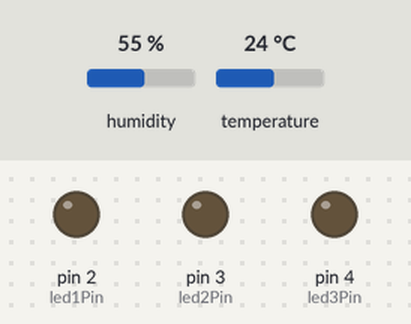
Recording of a sketch running on a simulated Arduino Uno, built with avr-gcc and run on an emulated ATmega328P. Shown: output pins drawn as LEDs (lit = HIGH). The test bench sets the inputs (shaded band); at power-on: humidity 55 %, temperature 24 °C. What the sketch prints to the serial monitor is not drawn.

Above: at 9.4 s.
At 26.4 s:
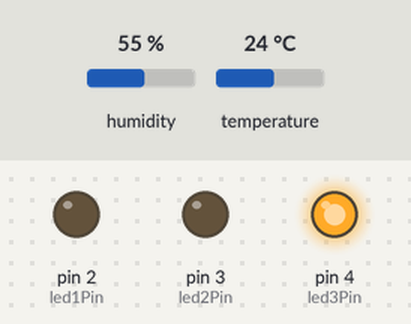
Timing chart, 0 to 45.1 s (numbered marks = the images above):
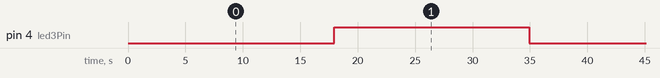

Measured:
- by itself, pin 4 (led3Pin): alternates HIGH for 17.0 s and LOW for 17.0 s

The sketch:

4.3D.ino
```cpp
#include <DHT.h>
#include "SAMDTimerInterrupt.h"

// === Pin Assignments ===
const int buttonPin = 7;
const int led1Pin = 2;  // Red LED (toggle with button)
const int led2Pin = 3;  // Orange LED (PIR motion)
const int led3Pin = 4;  // Green LED (timer interrupt)
const int pirPin = 11;  // PIR OUT
const int dhtPin = 10;  // DHT22 DATA

// === DHT Setup ===
#define DHTTYPE DHT22
DHT dht(dhtPin, DHTTYPE);
unsigned long lastDHTRead = 0;
const unsigned long dhtInterval = 5000;

// === PIR Setup ===
volatile bool motionDetected = false;
unsigned long lastMotionTime = 0;
const unsigned long pirCooldown = 5000;

// === Button Setup ===
volatile bool led1State = false;
unsigned long lastButtonInterrupt = 0;
const unsigned long debounceDelay = 200;

// === Timer Interrupt Setup ===
#define TIMER_INTERVAL_MS 1000
SAMDTimer ITimer(TIMER_TC3);  // Use TC3 (you can try TC4 or TC5 if needed)
volatile bool led3State = false;

// === Timer ISR ===
void toggleLED3() {
  led3State = !led3State;
  digitalWrite(led3Pin, led3State);
}

void setup() {
  Serial.begin(115200);
  while (!Serial);  // Wait for Serial Monitor to open
  delay(1000);

  dht.begin();

  pinMode(buttonPin, INPUT_PULLUP);
  pinMode(pirPin, INPUT);
  pinMode(led1Pin, OUTPUT);
  pinMode(led2Pin, OUTPUT);
  pinMode(led3Pin, OUTPUT);

  attachInterrupt(digitalPinToInterrupt(buttonPin), handleButtonInterrupt, FALLING);
  attachInterrupt(digitalPinToInterrupt(pirPin), handleMotionInterrupt, RISING);

  // Start hardware timer interrupt using SAMDTimerInterrupt
  if (ITimer.attachInterruptInterval(TIMER_INTERVAL_MS * 1000, toggleLED3)) {
    Serial.println("✅ Timer interrupt started successfully");
  } else {
    Serial.println("❌ Failed to start timer interrupt");
  }

  Serial.println("✅ System Ready: DHT22 + PIR + Button + Hardware Timer Interrupt");
}

void loop() {
  unsigned long now = millis();

  // === DHT22 Read Every 5s ===
  if (now - lastDHTRead >= dhtInterval) {
    float temp = dht.readTemperature();
    float hum = dht.readHumidity();

    if (!isnan(temp) && !isnan(hum)) {
      Serial.print(" Temp: "); Serial.print(temp); Serial.print(" °C | ");
      Serial.print(" Humidity: "); Serial.print(hum); Serial.println(" %");
    } else {
      Serial.println(" Failed to read from DHT22");
    }

    lastDHTRead = now;
  }

  // === PIR Motion → LED2 briefly
  if (motionDetected) {
    Serial.println("🚶 PIR interrupt → LED2 ON");
    digitalWrite(led2Pin, HIGH);
    delay(1000);
    digitalWrite(led2Pin, LOW);
    motionDetected = false;
  }

  // === Button → Toggle LED1
  digitalWrite(led1Pin, led1State ? HIGH : LOW);

  // === LED3 is toggled automatically in the timer ISR
}

// === Button ISR
void handleButtonInterrupt() {
  unsigned long now = millis();
  if (now - lastButtonInterrupt > debounceDelay) {
    led1State = !led1State;
    Serial.print(" Button interrupt → LED1: ");
    Serial.println(led1State ? "ON" : "OFF");
    lastButtonInterrupt = now;
  }
}

// === PIR ISR
void handleMotionInterrupt() {
  unsigned long now = millis();
  if (now - lastMotionTime > pirCooldown) {
    motionDetected = true;
    lastMotionTime = now;
  }
}
```
